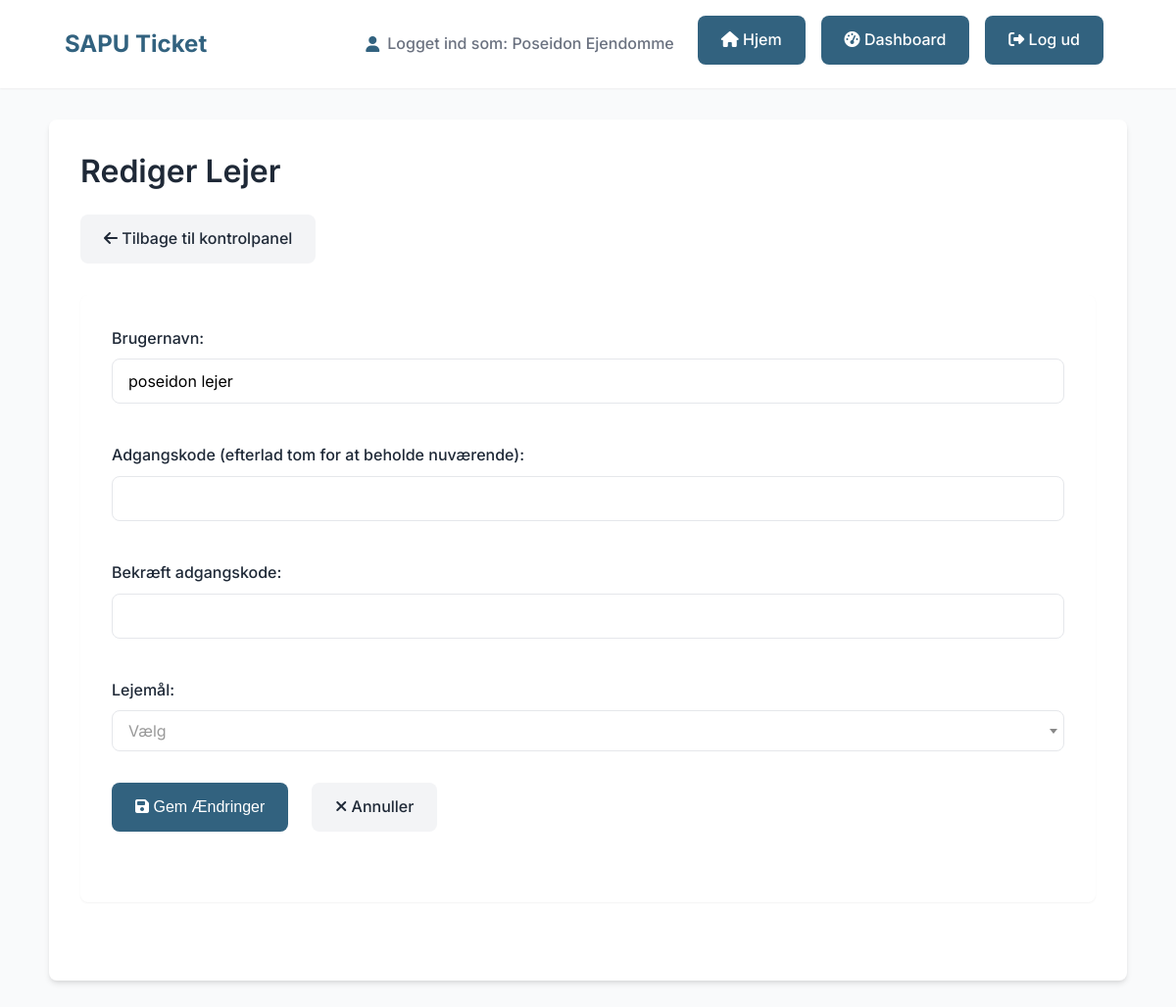
The page /udlejer/edit_tenant/7 (signed in) on the database its author committed.
### tables this page shows
CREATE TABLE users (
    id INTEGER PRIMARY KEY AUTOINCREMENT,
    username TEXT NOT NULL UNIQUE,
    password_hash TEXT NOT NULL,
    role TEXT,
    invitation_token TEXT,
    invited_by INTEGER,
    unit_id INTEGER, company_name TEXT, phone TEXT, address TEXT, cvr TEXT, speciality TEXT, email TEXT,
    FOREIGN KEY (invited_by) REFERENCES users(id),
    FOREIGN KEY (unit_id) REFERENCES units(id)
);

### app.py (the view, shortened to what this page needs)
@app.route("/udlejer/edit_tenant/<int:user_id>", methods=["GET", "POST"])
@flask_login.login_required
def edit_tenant(user_id):
    if flask_login.current_user.role != 'udlejer':
        flash('Du har ikke adgang til denne side.', 'error')
        return redirect(url_for('index'))
    conn = get_db_connection()
    try:
        user = conn.execute('''
            SELECT users.*, units.property_id
            FROM users
            LEFT JOIN units ON users.unit_id = units.id
            WHERE users.id = ?
        ''', (user_id,)).fetchone()
        if not user:
            flash('Brugeren blev ikke fundet.', 'error')
            return redirect(url_for('udlejer_kontrolpanel'))
        if user['role'] != 'lejer' or not user['property_id']:
            flash('Du har ikke adgang til at redigere denne bruger.', 'error')
            return redirect(url_for('udlejer_kontrolpanel'))
        property_check = conn.execute('SELECT * FROM properties WHERE id = ? AND owner_id = ?',
                                     (user['property_id'], flask_login.current_user.id)).fetchone()
        if not property_check:
            flash('Du har ikke adgang til at redigere denne bruger.', 'error')
            return redirect(url_for('udlejer_kontrolpanel'))
        units = conn.execute("""
            SELECT units.*, properties.name as property_name
            FROM units
            JOIN properties ON units.property_id = properties.id
            WHERE properties.owner_id = ?
        """, (flask_login.current_user.id,)).fetchall()
    except Exception as e:
        print(f"Fejl ved redigering af lejer: {e}")
        flash('Der opstod en fejl ved redigering af lejeren.', 'error')
    finally:
        conn.close()
    return render_template("edit_tenant.html", user=user, units=units)

### app.py (called while the page is built)
@login_manager.user_loader
def load_user(user_id):
    conn = get_db_connection()
    user = conn.execute('SELECT * FROM users WHERE id = ?', (user_id,)).fetchone()
    conn.close()
    if user:
        return User(user['id'], user['username'], user['password_hash'], user['role'], user['invitation_token'],
                    user['invited_by'], user['unit_id'])
    return None

@app.context_processor
def inject_login():
    return dict(flask_login=flask_login)

def get_db_connection():
    conn = sqlite3.connect(DATABASE)
    conn.row_factory = sqlite3.Row
    return conn

### templates/edit_tenant.html (shortened to what this page needs)
{% extends "base.html" %}
{% block content %}
<div class="container">
    <h1>Rediger Lejer</h1>
    <div class="action-bar top-actions">
        <a href="{{ url_for('udlejer_kontrolpanel') }}" class="button-lookalike button-secondary">
            <i class="fas fa-arrow-left"></i> Tilbage til kontrolpanel
        </a>
    </div>
    <div class="admin-section">
        <form method="post" action="{{ url_for('edit_tenant', user_id=user.id) }}">
            <div class="form-group">
                <label for="username">Brugernavn:</label>
                <input type="text" id="username" name="username" class="form-control" value="{{ user.username }}" required>
            </div>
            <div class="form-group">
                <label for="password">Adgangskode (efterlad tom for at beholde nuværende):</label>
                <input type="password" id="password" name="password" class="form-control">
            </div>
            <div class="form-group">
                <label for="confirm_password">Bekræft adgangskode:</label>
                <input type="password" id="confirm_password" name="confirm_password" class="form-control">
            </div>
            <div class="form-group">
                <label for="unit_id">Lejemål:</label>
            </div>
            <div class="form-actions">
                <button type="submit" class="button-lookalike">
                    <i class="fas fa-save"></i> Gem Ændringer
                </button>
                <a href="{{ url_for('udlejer_kontrolpanel') }}" class="button-lookalike button-secondary">
                    <i class="fas fa-times"></i> Annuller
                </a>
            </div>
        </form>
    </div>
</div>
{% endblock %}

### templates/base.html (shortened to what this page needs)
<!DOCTYPE html>
<html lang="da">
<head>
    <link href="https://cdn.jsdelivr.net/npm/select2@4.1.0-rc.0/dist/css/select2.min.css" rel="stylesheet" />
    <link rel="stylesheet" href="https://cdnjs.cloudflare.com/ajax/libs/font-awesome/6.4.0/css/all.min.css">
</head>
<body>
    <div class="header">
        <div class="header-container">
            <div class="logo">SAPU Ticket</div>
            <div class="nav-links">
                {% if flask_login.current_user.is_authenticated %}
                    <div class="user-info">
                        <i class="fas fa-user"></i> Logget ind som: {{ flask_login.current_user.username }}
                    </div>
                    <a href="{{ url_for('index') }}" class="button-lookalike">
                        <i class="fas fa-home"></i> Hjem
                    </a>
                    {% if flask_login.current_user.role == 'udlejer' %}
                        <a href="{{ url_for('udlejer_dashboard') }}" class="button-lookalike">
                            <i class="fas fa-tachometer-alt"></i> Dashboard
                        </a>
                    {% endif %}
                    <a href="{{ url_for('logout') }}" class="button-lookalike">
                        <i class="fas fa-sign-out-alt"></i> Log ud
                    </a>
                {% else %}
                    <a href="{{ url_for('login') }}" class="button-lookalike">
                        <i class="fas fa-sign-in-alt"></i> Log ind
                    </a>
                {% endif %}
            </div>
        </div>
    </div>
    {% block content %}{% endblock %}
</body>
</html>

### templates/base.html (style rules this page uses)
:root { --primary-color: #32627f; --primary-hover: #264c61; --primary-light: #a8c5d3; --secondary-color: #f3f4f6; --secondary-hover: #e5e7eb; --text-color: #1f2937; --light-text: #6b7280; --border-color: #e5e7eb; --success-color: #10b981; --error-color: #ef4444; --warning-color: #f59e0b; --container-width: 1100px; --shadow-sm: 0 1px 2px 0 rgba(0, 0, 0, 0.05); --shadow: 0 4px 6px -1px rgba(0, 0, 0, 0.1), 0 2px 4px -1px rgba(0, 0, 0, 0.06); --shadow-lg: 0 10px 15px -3px rgba(0, 0, 0, 0.1), 0 4px 6px -2px rgba(0, 0, 0, 0.05); --radius: 0.5rem; --button-text: #ffffff; }
* { box-sizing: border-box; margin: 0; padding: 0; }
body { font-family: 'Inter', -apple-system, BlinkMacSystemFont, sans-serif; line-height: 1.6; color: var(--text-color); background-color: #f9fafb; padding: 0; margin: 0; }
h1, h2, h3, h4, h5, h6 { font-weight: 600; line-height: 1.3; color: var(--text-color); margin-bottom: 1rem; }
h1 { font-size: 2rem; margin-bottom: 1.5rem; }
a { color: var(--primary-color); text-decoration: none; transition: color 0.2s; }
.container { max-width: var(--container-width); margin: 2rem auto; background: #fff; padding: 2rem; border-radius: var(--radius); box-shadow: var(--shadow); }
.header { background-color: white; box-shadow: var(--shadow-sm); padding: 1rem 0; margin-bottom: 2rem; }
.header-container { max-width: var(--container-width); margin: 0 auto; padding: 0 1rem; display: flex; justify-content: space-between; align-items: center; flex-wrap: wrap; }
.logo { font-size: 1.5rem; font-weight: 700; color: var(--primary-color); margin: 0.5rem 0; }
.nav-links { display: flex; flex-wrap: wrap; gap: 0.5rem; align-items: center; }
.user-info { display: flex; align-items: center; margin-right: 1rem; font-weight: 500; color: var(--light-text); }
.user-info i { margin-right: 0.5rem; color: var(--primary-color); }
form { margin-bottom: 2rem; }
form label { display: block; margin-bottom: 0.5rem; font-weight: 500; color: var(--text-color); }
form input[type="text"], form input[type="number"], form input[type="password"], form select, form textarea { width: 100%; padding: 0.75rem 1rem; margin-bottom: 1rem; border: 1px solid var(--border-color); border-radius: var(--radius); font-family: inherit; font-size: 1rem; transition: border-color 0.2s, box-shadow 0.2s; }
form button[type="submit"], .button-lookalike, form input[type="submit"] { background-color: var(--primary-color); color: var(--button-text); padding: 0.75rem 1.5rem; border: none; border-radius: var(--radius); cursor: pointer; font-weight: 500; font-size: 1rem; text-decoration: none; display: inline-block; transition: all 0.2s ease; margin-right: 0.5rem; margin-bottom: 0.5rem; position: relative; overflow: hidden; }
.button-secondary { background-color: var(--secondary-color); color: var(--text-color); }

### templates/edit_tenant.html (style rules this page uses)
.admin-section { margin-bottom: 3rem; background-color: white; border-radius: var(--radius); padding: 2rem; box-shadow: var(--shadow-sm); }
.form-group { margin-bottom: 1.5rem; }
.form-actions { display: flex; gap: 1rem; margin-top: 2rem; }
.action-bar { display: flex; gap: 1rem; margin-bottom: 2rem; flex-wrap: wrap; }
.top-actions { margin-bottom: 1.5rem; }

### rows shown on the page
users: current_user.username "Poseidon Ejendomme"
users: username "poseidon lejer"
